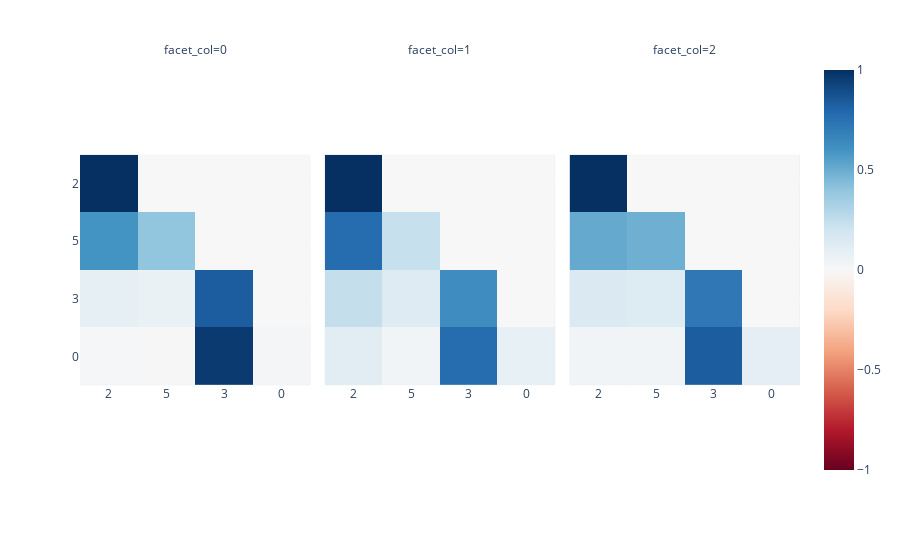

The code cell stored with this chart in its notebook:
### Code cell
imshow(cache['hook_pattern'][0], facet_col = 0, x = [str(z.item()) for z in X[0]], y = [str(z.item()) for z in X[0]])

### Figure 1 — Plotly figure (JSON) as saved in the notebook; plotly's stock layout.template omitted (floating-point values rounded to 4 significant figures)
{"data": [{"coloraxis": "coloraxis", "hovertemplate": "x: %{x}<br>y: %{y}<br>color: %{z}<extra></extra>", "name": "0", "type": "heatmap", "x": ["2", "5", "3", "0"], "xaxis": "x", "y": ["2", "5", "3", "0"], "yaxis": "y", "z": [[1, 0, 0, 0], [0.6, 0.4, 0, 0], [0.0938, 0.07119, 0.835, 0], [0.01261, 0.007299, 0.9627, 0.01739]]}, {"coloraxis": "coloraxis", "hovertemplate": "x: %{x}<br>y: %{y}<br>color: %{z}<extra></extra>", "name": "1", "type": "heatmap", "x": ["2", "5", "3", "0"], "xaxis": "x2", "y": ["2", "5", "3", "0"], "yaxis": "y2", "z": [[1, 0, 0, 0], [0.7691, 0.2309, 0, 0], [0.2414, 0.1332, 0.6254, 0], [0.1148, 0.03507, 0.7678, 0.08237]]}, {"coloraxis": "coloraxis", "hovertemplate": "x: %{x}<br>y: %{y}<br>color: %{z}<extra></extra>", "name": "2", "type": "heatmap", "x": ["2", "5", "3", "0"], "xaxis": "x3", "y": ["2", "5", "3", "0"], "yaxis": "y3", "z": [[1, 0, 0, 0], [0.5107, 0.4893, 0, 0], [0.1461, 0.1344, 0.7195, 0], [0.0377, 0.03206, 0.8336, 0.09669]]}], "layout": {"annotations": [{"font": {}, "showarrow": false, "text": "facet_col=0", "x": 0.16, "xanchor": "center", "xref": "paper", "y": 1, "yanchor": "bottom", "yref": "paper"}, {"font": {}, "showarrow": false, "text": "facet_col=1", "x": 0.5, "xanchor": "center", "xref": "paper", "y": 1, "yanchor": "bottom", "yref": "paper"}, {"font": {}, "showarrow": false, "text": "facet_col=2", "x": 0.84, "xanchor": "center", "xref": "paper", "y": 1, "yanchor": "bottom", "yref": "paper"}], "coloraxis": {"cmid": 0, "colorscale": [[0, "rgb(103,0,31)"], [0.1, "rgb(178,24,43)"], [0.2, "rgb(214,96,77)"], [0.3, "rgb(244,165,130)"], [0.4, "rgb(253,219,199)"], [0.5, "rgb(247,247,247)"], [0.6, "rgb(209,229,240)"], [0.7, "rgb(146,197,222)"], [0.8, "rgb(67,147,195)"], [0.9, "rgb(33,102,172)"], [1, "rgb(5,48,97)"]]}, "margin": {"t": 60}, "xaxis": {"anchor": "y", "constrain": "domain", "domain": [0, 0.32], "scaleanchor": "y"}, "xaxis2": {"anchor": "y2", "domain": [0.34, 0.66], "matches": "x"}, "xaxis3": {"anchor": "y3", "domain": [0.68, 1.0], "matches": "x"}, "yaxis": {"anchor": "x", "autorange": "reversed", "constrain": "domain", "domain": [0, 1]}, "yaxis2": {"anchor": "x2", "domain": [0, 1], "matches": "y", "showticklabels": false}, "yaxis3": {"anchor": "x3", "domain": [0, 1], "matches": "y", "showticklabels": false}}}
